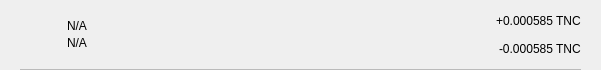
<?xml version="1.0" encoding="UTF-8"?>
<ui version="4.0">
 <class>TxRow</class>
 <widget class="QWidget" name="TxRow">
  <property name="geometry">
   <rect>
    <x>0</x>
    <y>0</y>
    <width>601</width>
    <height>70</height>
   </rect>
  </property>
  <property name="minimumSize">
   <size>
    <width>0</width>
    <height>40</height>
   </size>
  </property>
  <property name="windowTitle">
   <string>Form</string>
  </property>
  <layout class="QVBoxLayout" name="verticalLayout_3">
   <property name="spacing">
    <number>0</number>
   </property>
   <property name="leftMargin">
    <number>0</number>
   </property>
   <property name="topMargin">
    <number>0</number>
   </property>
   <property name="rightMargin">
    <number>0</number>
   </property>
   <property name="bottomMargin">
    <number>0</number>
   </property>
   <item>
    <widget class="QWidget" name="rowContainer" native="true">
     <layout class="QVBoxLayout" name="verticalLayout_2">
      <property name="spacing">
       <number>9</number>
      </property>
      <property name="leftMargin">
       <number>20</number>
      </property>
      <property name="topMargin">
       <number>9</number>
      </property>
      <property name="rightMargin">
       <number>20</number>
      </property>
      <property name="bottomMargin">
       <number>0</number>
      </property>
      <item>
       <widget class="QFrame" name="frame">
        <property name="styleSheet">
         <string notr="true">border:none;</string>
        </property>
        <property name="frameShape">
         <enum>QFrame::StyledPanel</enum>
        </property>
        <property name="frameShadow">
         <enum>QFrame::Raised</enum>
        </property>
        <layout class="QHBoxLayout" name="horizontalLayout" stretch="0,2,0">
         <property name="leftMargin">
          <number>0</number>
         </property>
         <property name="topMargin">
          <number>0</number>
         </property>
         <property name="rightMargin">
          <number>0</number>
         </property>
         <property name="bottomMargin">
          <number>0</number>
         </property>
         <item>
          <widget class="QPushButton" name="icon">
           <property name="focusPolicy">
            <enum>Qt::NoFocus</enum>
           </property>
           <property name="styleSheet">
            <string notr="true">border:none;</string>
           </property>
           <property name="text">
            <string/>
           </property>
           <property name="iconSize">
            <size>
             <width>28</width>
             <height>28</height>
            </size>
           </property>
          </widget>
         </item>
         <item>
          <layout class="QVBoxLayout" name="verticalLayout">
           <property name="spacing">
            <number>3</number>
           </property>
           <property name="leftMargin">
            <number>9</number>
           </property>
           <item>
            <widget class="QLabel" name="lblAddress">
             <property name="styleSheet">
              <string notr="true"/>
             </property>
             <property name="text">
              <string notr="true">N/A</string>
             </property>
             <property name="alignment">
              <set>Qt::AlignBottom|Qt::AlignLeading|Qt::AlignLeft</set>
             </property>
            </widget>
           </item>
           <item>
            <widget class="QLabel" name="lblDate">
             <property name="styleSheet">
              <string notr="true"/>
             </property>
             <property name="text">
              <string notr="true">N/A</string>
             </property>
             <property name="alignment">
              <set>Qt::AlignLeading|Qt::AlignLeft|Qt::AlignTop</set>
             </property>
            </widget>
           </item>
          </layout>
         </item>
         <item>
          <widget class="QWidget" name="containerAmounts" native="true">
           <property name="minimumSize">
            <size>
             <width>80</width>
             <height>0</height>
            </size>
           </property>
           <layout class="QVBoxLayout" name="verticalLayout_4">
            <property name="leftMargin">
             <number>0</number>
            </property>
            <property name="topMargin">
             <number>0</number>
            </property>
            <property name="rightMargin">
             <number>0</number>
            </property>
            <property name="bottomMargin">
             <number>0</number>
            </property>
            <item alignment="Qt::AlignRight">
             <widget class="QLabel" name="lblAmountTop">
              <property name="styleSheet">
               <string notr="true"/>
              </property>
              <property name="text">
               <string>+0.000585 TNC</string>
              </property>
             </widget>
            </item>
            <item alignment="Qt::AlignRight">
             <widget class="QLabel" name="lblAmountBottom">
              <property name="styleSheet">
               <string notr="true"/>
              </property>
              <property name="text">
               <string>-0.000585 TNC</string>
              </property>
             </widget>
            </item>
           </layout>
          </widget>
         </item>
        </layout>
       </widget>
      </item>
      <item>
       <widget class="QLabel" name="lblDivisory">
        <property name="minimumSize">
         <size>
          <width>0</width>
          <height>1</height>
         </size>
        </property>
        <property name="maximumSize">
         <size>
          <width>16777215</width>
          <height>1</height>
         </size>
        </property>
        <property name="styleSheet">
         <string notr="true">background-color:#bababa;</string>
        </property>
        <property name="text">
         <string/>
        </property>
        <property name="alignment">
         <set>Qt::AlignBottom|Qt::AlignLeading|Qt::AlignLeft</set>
        </property>
       </widget>
      </item>
     </layout>
    </widget>
   </item>
  </layout>
 </widget>
 <resources/>
 <connections/>
</ui>
